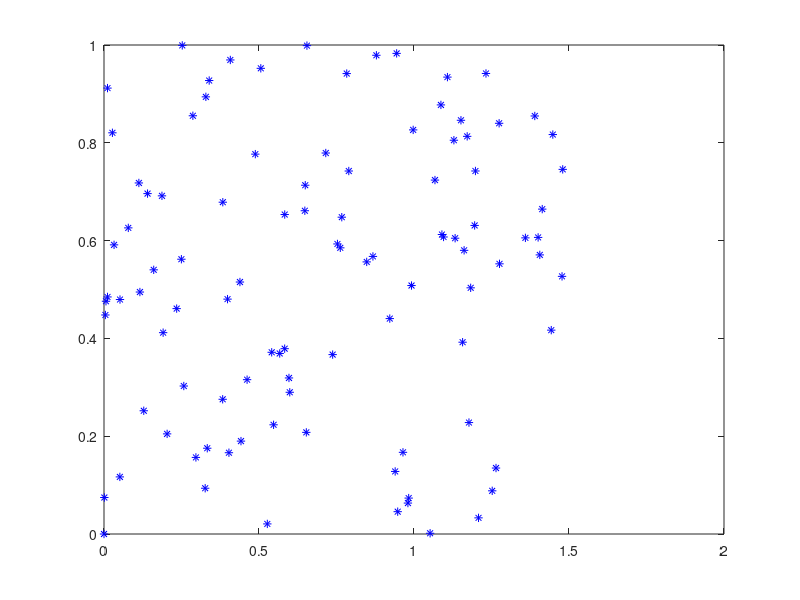

The MATLAB source for this figure: (Note: this script raises an error after producing the figure.)
clear all;
close all;
figure(1);

numOfPoints = 100; % you can use any number, but the problem size scales as N^2
xPoints = zeros(numOfPoints,1); % allocate x-coordinates of nStops
yPoints = xPoints; % allocate y-coordinates
for i = 1:numOfPoints
    xP = rand*1.5;
    yP = rand;
    xPoints(i) = xP;
    yPoints(i) = yP;
end
xPoints(end+1) = 0;
yPoints(end+1) = 0;
plot(xPoints,yPoints,'*b')
hold off

idxs = nchoosek(1:numOfPoints,2);

dist = hypot(yPoints(idxs(:,1)) - yPoints(idxs(:,2)), ...
             xPoints(idxs(:,1)) - xPoints(idxs(:,2)));
lendist = numel(dist);
edgeCostMatrix = [idxs, dist];

Aeq = spones(1:length(idxs)); % Adds up the number of trips
beq = numOfPoints;

Aeq = [Aeq;spalloc(numOfPoints,length(idxs),numOfPoints*(numOfPoints-1))]; % allocate a sparse matrix
for i = 1:numOfPoints
    whichIdxs = (idxs == i); % find the trips that include stop i
    whichIdxs = sparse(sum(whichIdxs,2)); % include trips where i is at either end
    Aeq(i+1,:) = whichIdxs'; % include in the constraint matrix
end
beq = [beq; 2*ones(numOfPoints,1)];

intcon = 1:lendist;
lb = zeros(lendist,1);  % lower bound for intlinprog (based off of the lower bound for xPoints/yPoints)
ub = ones(lendist,1);   % upper bound for intlinprog (based off of the upper bound for xPoints/yPoints)

opts = optimoptions('intlinprog','Display','off');  % implements the constraints
[x_tsp,costopt,exitflag,output] = intlinprog(dist,intcon,[],[],Aeq,beq,lb,ub,opts);

hold on
segments = find(x_tsp); % Get indices of lines on optimal path
lh = zeros(numOfPoints,1); % Use to store handles to lines on plot
lh = updateSalesmanPlot(lh,x_tsp,idxs,xPoints,yPoints);
title('Solution with Subtours');

tours = detectSubtours(x_tsp,idxs);
numtours = length(tours); % number of subtours
fprintf('# of subtours: %d\n',numtours);

A = spalloc(0,lendist,0); % Allocate a sparse linear inequality constraint matrix
b = [];
while numtours > 1 % repeat until there is just one subtour
    % Add the subtour constraints
    b = [b;zeros(numtours,1)]; % allocate b
    A = [A;spalloc(numtours,lendist,numOfPoints)]; % a guess at how many nonzeros to allocate
    for i = 1:numtours
        rowIdx = size(A,1)+1; % Counter for indexing
        subTourIdx = tours{i}; % Extract the current subtour
%         The next lines find all of the variables associated with the
%         particular subtour, then add an inequality constraint to prohibit
%         that subtour and all subtours that use those stops.
        variations = nchoosek(1:length(subTourIdx),2);
        for j = 1:length(variations)
            whichVar = (sum(idxs==subTourIdx(variations(j,1)),2)) & ...
                       (sum(idxs==subTourIdx(variations(j,2)),2));
            A(rowIdx,whichVar) = 1;
        end
        b(rowIdx) = length(subTourIdx)-1; % One less trip than subtour stops
    end

    % Try to optimize again
    [x_tsp,costopt,exitflag,output] = intlinprog(dist,intcon,A,b,Aeq,beq,lb,ub,opts);
    
    % Visualize result
    lh = updateSalesmanPlot(lh,x_tsp,idxs,xPoints,yPoints);
    
    % How many subtours this time?
    tours = detectSubtours(x_tsp,idxs);
    numtours = length(tours); % number of subtours
    fprintf('# of subtours: %d\n',numtours);
end

title('Solution with Subtours Eliminated');
hold off

disp(output.absolutegap)
